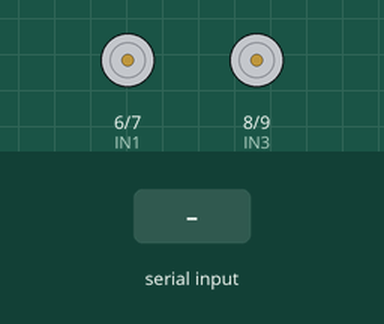
Bench run of a sketch on a simulated Arduino Uno, built with avr-gcc and run on an emulated ATmega328P. Parts: motor-driver pin pairs drawn as motors (green arrow = first pin HIGH = forward, orange = second pin HIGH = backward, longer = more drive, scaled by the enable pin). Inputs (shaded band) come from the test bench. What the sketch prints to the serial monitor is not drawn.

Above: at 1.7 s.
1.8 s: "F" received over Serial
At 2.7 s:
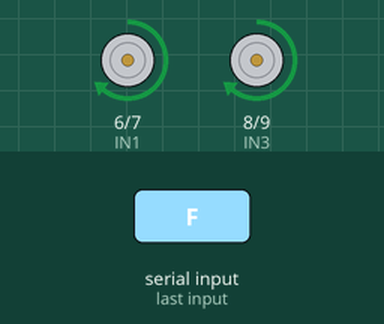
3.3 s: "B" received over Serial
At 3.8 s:
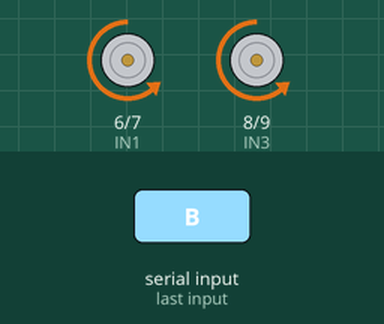
4.8 s: "L" received over Serial
At 6.0 s:
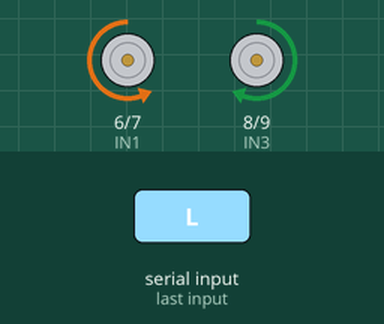
6.3 s: "R" received over Serial
At 7.3 s:
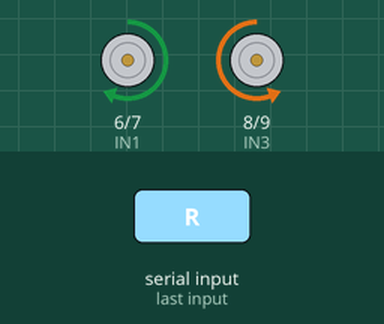
7.8 s: "S" received over Serial
At 8.5 s:
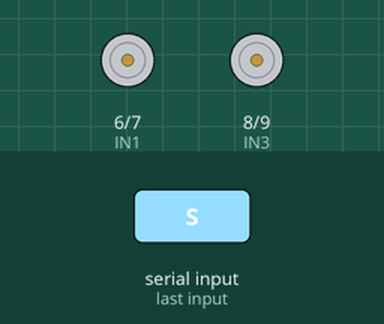
Timing chart, 0 to 10.3 s (numbered marks = the images above; inputs shaded):
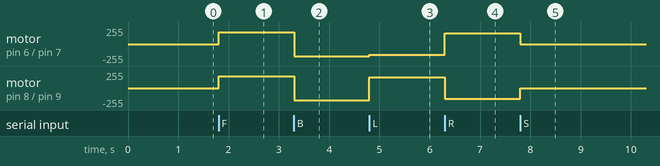

The sketch:

main.ino
```cpp
// === CONFIGURATION MOTEURS ===
#define ENA 5
#define IN1 6
#define IN2 7

#define ENB 10
#define IN3 8
#define IN4 9

// === CAPTEUR ULTRASON ===
#define TRIG 2
#define ECHO 3

// === CAPTEUR IR (ligne) ===
#define IR_SENSOR A0

// === CONSTANTES ===
const int SPEED = 180;
const int TURN_SPEED = 160;
const int STOP_DELAY = 50; // ms entre actions

// === SETUP ===
void setup() {
  Serial.begin(9600);

  // moteurs
  pinMode(ENA, OUTPUT); pinMode(IN1, OUTPUT); pinMode(IN2, OUTPUT);
  pinMode(ENB, OUTPUT); pinMode(IN3, OUTPUT); pinMode(IN4, OUTPUT);

  // capteurs
  pinMode(TRIG, OUTPUT);
  pinMode(ECHO, INPUT);
  pinMode(IR_SENSOR, INPUT);

  stopMotors();
  delay(500);
  Serial.println("READY");
}

// === BOUCLE PRINCIPALE ===
void loop() {
  if (Serial.available()) {
    char cmd = Serial.read();

    switch (cmd) {
      case 'F': forward(); break;
      case 'B': backward(); break;
      case 'L': turnLeft(); break;
      case 'R': turnRight(); break;
      case 'S': stopMotors(); break;
      case 'D': sendDistance(); break;
      case 'I': sendIR(); break;
      default:
        Serial.println("ERR");
        break;
    }
  }
}

// === FONCTIONS MOTEUR ===
void forward() {
  digitalWrite(IN1, HIGH); digitalWrite(IN2, LOW);
  digitalWrite(IN3, HIGH); digitalWrite(IN4, LOW);
  analogWrite(ENA, SPEED); analogWrite(ENB, SPEED);
  delay(STOP_DELAY);
}

void backward() {
  digitalWrite(IN1, LOW); digitalWrite(IN2, HIGH);
  digitalWrite(IN3, LOW); digitalWrite(IN4, HIGH);
  analogWrite(ENA, SPEED); analogWrite(ENB, SPEED);
  delay(STOP_DELAY);
}

void turnLeft() {
  digitalWrite(IN1, LOW); digitalWrite(IN2, HIGH);
  digitalWrite(IN3, HIGH); digitalWrite(IN4, LOW);
  analogWrite(ENA, TURN_SPEED); analogWrite(ENB, TURN_SPEED);
  delay(STOP_DELAY);
}

void turnRight() {
  digitalWrite(IN1, HIGH); digitalWrite(IN2, LOW);
  digitalWrite(IN3, LOW); digitalWrite(IN4, HIGH);
  analogWrite(ENA, TURN_SPEED); analogWrite(ENB, TURN_SPEED);
  delay(STOP_DELAY);
}

void stopMotors() {
  analogWrite(ENA, 0); analogWrite(ENB, 0);
}

// === FONCTIONS CAPTEURS ===
void sendDistance() {
  digitalWrite(TRIG, LOW); delayMicroseconds(2);
  digitalWrite(TRIG, HIGH); delayMicroseconds(10);
  digitalWrite(TRIG, LOW);

  long duration = pulseIn(ECHO, HIGH);
  int distance = duration * 0.034 / 2;

  Serial.println(distance);
}

void sendIR() {
  int value = analogRead(IR_SENSOR);
  Serial.println(value);
}
```

Measured:
- after the input at 1.8 s, motor on pin 6 (IN1) / pin 7 (IN2), motor on pin 8 (IN3) / pin 9 (IN4): stopped → forward 180/255 at once
- after the input at 3.3 s, motor on pin 6 (IN1) / pin 7 (IN2), motor on pin 8 (IN3) / pin 9 (IN4): forward 180/255 → backward 180/255 at once
- after the input at 4.8 s, motor on pin 6 (IN1) / pin 7 (IN2): backward 180/255 → backward 160/255 at once; motor on pin 8 (IN3) / pin 9 (IN4): backward 180/255 → forward 160/255 at once
- after the input at 6.3 s, motor on pin 6 (IN1) / pin 7 (IN2): backward 160/255 → forward 160/255 at once; motor on pin 8 (IN3) / pin 9 (IN4): forward 160/255 → backward 160/255 at once
- after the input at 7.8 s, motor on pin 6 (IN1) / pin 7 (IN2): forward 160/255 → stopped at once; motor on pin 8 (IN3) / pin 9 (IN4): backward 160/255 → stopped at once
